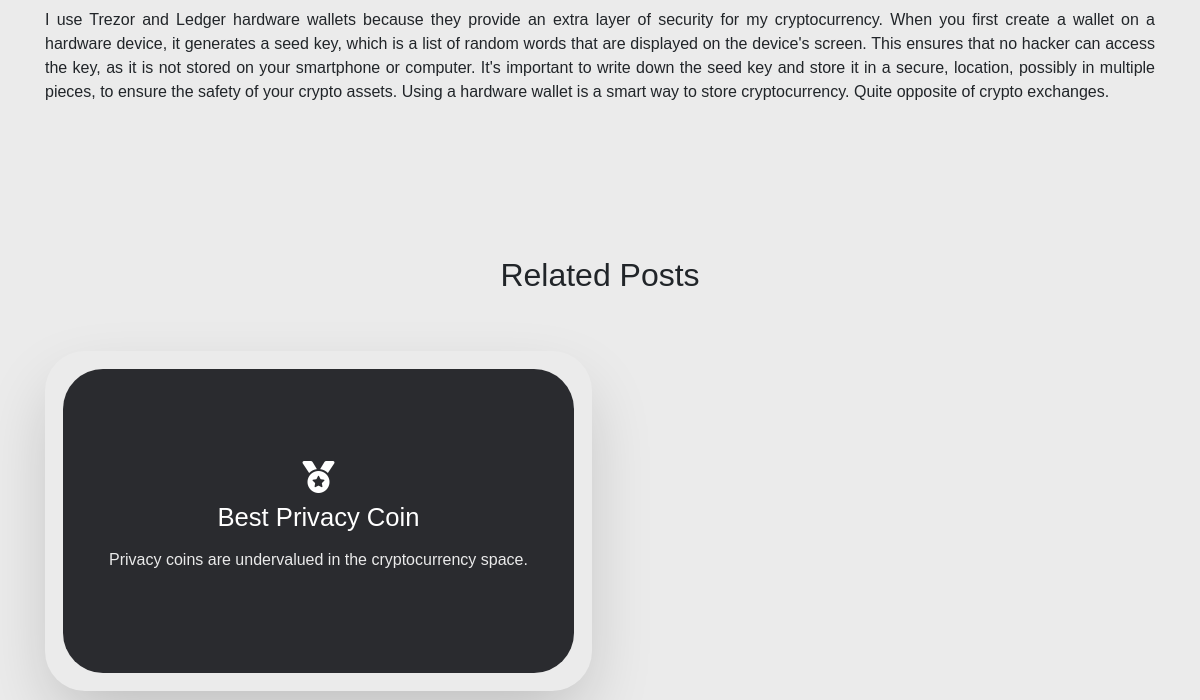
The app's page /pages/showlearn/1 (lower part), older data.
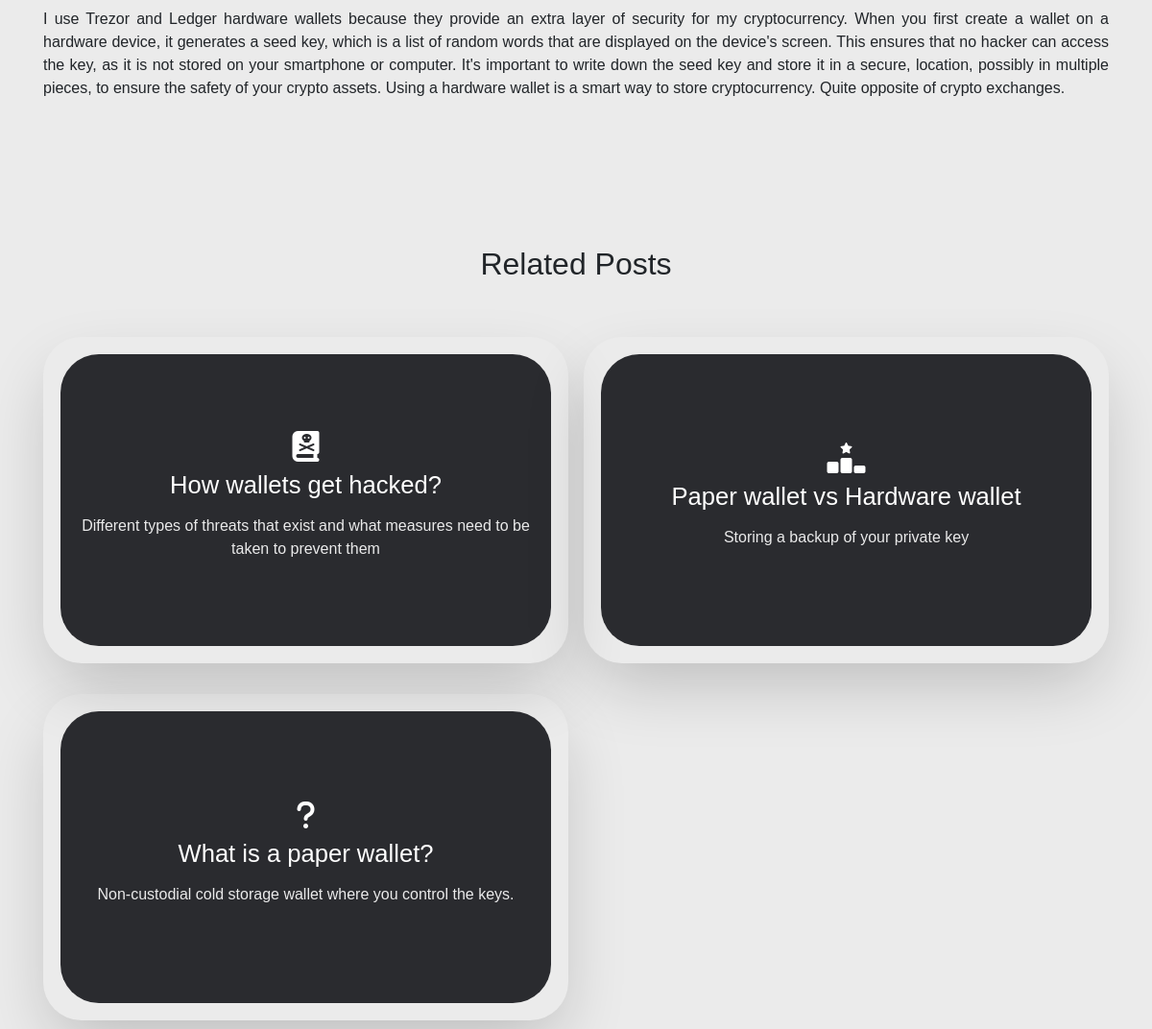
The same page, newer data.
### tables this page shows
CREATE TABLE `learn` (
  `class` char(255) DEFAULT NULL,
  `h3` char(255) DEFAULT NULL,
  `p` char(255) DEFAULT NULL,
  `id` int(11) NOT NULL,
  `related_posts` char(255) DEFAULT NULL,
  `html` text DEFAULT NULL,
  `image_name` varchar(255) DEFAULT NULL,
  `meta` text DEFAULT NULL
);

### app/controllers/Pages.php (called while the page is built, shortened)
<?php
class Pages extends Controller
{
  public function __construct()
  {
    $this->postModel = $this->model('Post');
  }
  public function showlearn($id)
  {
    $post = $this->postModel->getLearnById($id);
    $related_posts = $this->postModel->getSimilarLearnPostsWhere_related_posts($post->related_posts, $id);
    $data = [
      'pages' => $post,
      'related_posts' => $related_posts
    ];
    $this->view('pages/showlearn', $data);
  }
}

### app/libraries/Core.php (called while the page is built, shortened)
<?php
  class Core {
    protected $currentMethod = 'index';
    public function __construct(){
      $url = $this->getUrl();
      if(file_exists('../app/controllers/' . ucwords($url[0]). '.php')){
        unset($url[0]);
      }
      $this->currentController = new $this->currentController;
      if(isset($url[1])){
        if(method_exists($this->currentController, $url[1])){
          $this->currentMethod = $url[1];
          unset($url[1]);
        }
      }
      $this->params = $url ? array_values($url) : [];
      call_user_func_array([$this->currentController, $this->currentMethod], $this->params);
    }
    public function getUrl(){
      if(isset($_GET['url'])){
        $url = rtrim($_GET['url'], '/');
        $url = filter_var($url, FILTER_SANITIZE_URL);
        $url = explode('/', $url);
        return $url;
      }
    }
  }

### public/index.php (called while the page is built, shortened)
<?php
  $init = new Core;

### app/libraries/Database.php (called while the page is built, shortened)
<?php
  class Database {
    private $host = DB_HOST;
    private $user = DB_USER;
    private $pass = DB_PASS;
    private $dbname = DB_NAME;
    private $dbh;
    private $stmt;
    public function __construct(){
      $dsn = 'mysql:host=' . $this->host . ';dbname=' . $this->dbname;
      $options = array(
        PDO::ATTR_PERSISTENT => true,
        PDO::ATTR_ERRMODE => PDO::ERRMODE_EXCEPTION
      );
      try{
        $this->dbh = new PDO($dsn, $this->user, $this->pass, $options);
      } catch(PDOException $e){
        $this->error = $e->getMessage();
        echo $this->error;
      }
    }
    public function query($sql){
      $this->stmt = $this->dbh->prepare($sql);
    }
    public function bind($param, $value, $type = null){
      if(is_null($type)){
        switch(true){
          default:
            $type = PDO::PARAM_STR;
        }
      }
      $this->stmt->bindValue($param, $value, $type);
    }
    public function execute(){
      return $this->stmt->execute();
    }
    public function resultSet(){
      $this->execute();
      return $this->stmt->fetchAll(PDO::FETCH_OBJ);
    }
    public function single(){
      $this->execute();
      return $this->stmt->fetch(PDO::FETCH_OBJ);
    }
  }

### app/models/Post.php (called while the page is built, shortened)
<?php
class Post
{
  private $db;
  public function __construct()
  {
    $this->db = new Database;
  }
  public function getSimilarLearnPostsWhere_related_posts($related_posts, $id)
  {
    $this->db->query("SELECT * FROM learn WHERE related_posts = :related_posts AND id != :id ORDER BY id DESC LIMIT 6");
    $this->db->bind(':related_posts', $related_posts);
    $this->db->bind(':id', $id);
    $results = $this->db->resultSet();
    return $results;
  }
  public function getLearnById($id)
  {
    $this->db->query('SELECT * FROM learn WHERE id = :id');
    $this->db->bind(':id', $id);
    $row = $this->db->single();
    return $row;
  }
}

### app/views/pages/showlearn.php (the view, shortened to what this page needs)
<?php require APPROOT . '/views/inc/header.php'; ?>
<article class='container learn-pagination'>
    <?php print_r($data['pages']->html); ?>
</article>
    <?php if ($data['related_posts']) : ?>
        <h2 class="masonry-main-header">Related Posts</h2>
        <div class="container learn-outer-container">
            <?php foreach ($data['related_posts'] as $post) : ?>
                <a href="<?php echo URLROOT; ?>/pages/showlearn/<?php echo $post->id; ?>">
                    <div class="learn-container">
                        <div class='learn-card'>
                            <div class='learn-box'>
                                <div class='learn-content'>
                                    <i class='fa-solid <?php echo $post->class; ?> fa-2xl'></i>
                                    <h3><?php echo $post->h3; ?></h3>
                                    <p><?php echo $post->p; ?></p>
                                </div>
                            </div>
                        </div>
                    </div>
                </a>
            <?php endforeach; ?>
        </div>
    <?php else : ?>
    <?php endif; ?>
<?php require APPROOT . '/views/inc/footer.php'; ?>

Row changes from the older to the newer data that the page shows:
no longer on this page (row unchanged): learn: h3 "Best Privacy Coin", p "Privacy coins are undervalued in the cryptocurrency space."
added learn: h3 "How wallets get hacked?", p "Different types of threats that exist and what measures need to be taken to prevent them"
now on this page (row unchanged): learn: h3 "Paper wallet vs Hardware wallet", p "Storing a backup of your private key"
now on this page (row edited): learn: h3 "What is a paper wallet?", p "Non-custodial cold storage wallet where you control the keys."
